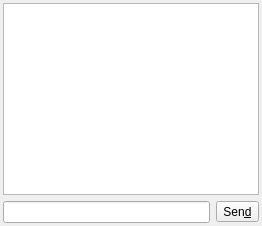
       <widget class="QWidget" name="chatTab">
        <property name="toolTip">
         <string/>
        </property>
        <property name="accessibleName">
         <string/>
        </property>
        <property name="accessibleDescription">
         <string/>
        </property>
        <attribute name="title">
         <string>Chat</string>
        </attribute>
        <layout class="QVBoxLayout" name="verticalLayout_3">
         <property name="margin">
          <number>3</number>
         </property>
         <item>
          <widget class="ChatTextEdit" name="chatEdit">
           <property name="mouseTracking">
            <bool>false</bool>
           </property>
           <property name="tabChangesFocus">
            <bool>true</bool>
           </property>
           <property name="undoRedoEnabled">
            <bool>false</bool>
           </property>
           <property name="readOnly">
            <bool>false</bool>
           </property>
           <property name="textInteractionFlags">
            <set>Qt::LinksAccessibleByKeyboard|Qt::LinksAccessibleByMouse|Qt::TextBrowserInteraction|Qt::TextEditable|Qt::TextEditorInteraction|Qt::TextSelectableByKeyboard|Qt::TextSelectableByMouse</set>
           </property>
          </widget>
         </item>
         <item>
          <layout class="QHBoxLayout" name="horizontalLayout_2" stretch="0,0">
           <item>
            <widget class="ChatLineEdit" name="msgEdit"/>
           </item>
           <item>
            <widget class="QToolButton" name="sendButton">
             <property name="sizePolicy">
              <sizepolicy hsizetype="Minimum" vsizetype="Fixed">
               <horstretch>0</horstretch>
               <verstretch>0</verstretch>
              </sizepolicy>
             </property>
             <property name="toolTip">
              <string>Send text message</string>
             </property>
             <property name="text">
              <string>Sen&amp;d</string>
             </property>
            </widget>
           </item>
          </layout>
         </item>
        </layout>
       </widget>
